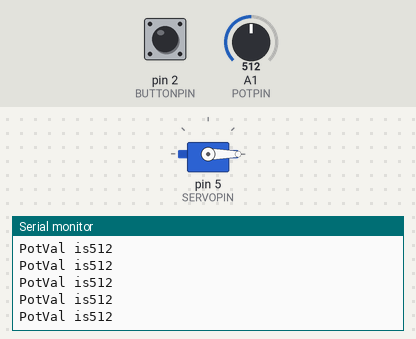
A sketch run on a simulated Arduino Uno, built with avr-gcc and run on an emulated ATmega328P. Shown: servo, the last lines printed to the serial monitor. The inputs (shaded band) are chosen by the test bench; at power-on: A1 (POTPIN) = 512, pin 2 (BUTTONPIN) LOW.

Above: at 1.2 s.
1.3 s: A1 (POTPIN) set to 110
At 2.4 s:
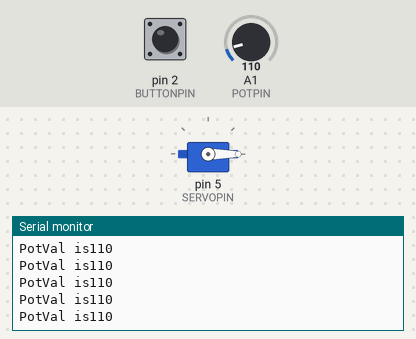
4.3 s: A1 (POTPIN) set to 93
At 4.9 s:
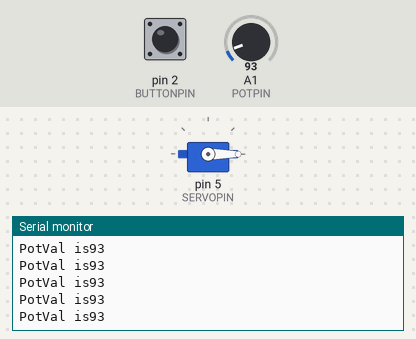
Timing chart, 0 to 7.3 s (numbered marks = the images above; inputs shaded):
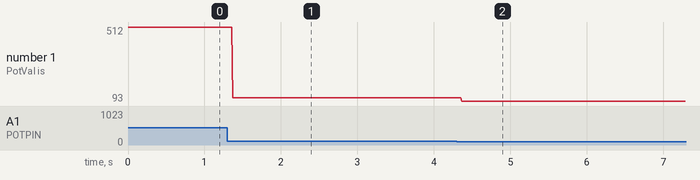

Measured:
- after the input at 1.3 s, the serial monitor: prints a new line after 0.07 s (image 1)
- after the input at 4.3 s, the serial monitor: prints a new line after 0.07 s (image 2)
- plotted number 1: 512 → 110 after the input at 1.3 s, 110 → 93 after the input at 4.3 s

The sketch:

PotServo2.ino
```cpp
//ID 12345
#include <Servo.h>

Servo wiper;
const byte BUTTONPIN = 2;
const byte POTPIN = A1;
const byte SERVOPIN = 5;
const int COMBINATION = 200;

void setup() {
  pinMode(BUTTONPIN, INPUT);
  pinMode(POTPIN, INPUT);
  wiper.attach(SERVOPIN);
  wiper.write(0);

  Serial.begin(9600);
}

void loop() {
  int PotVal = analogRead(POTPIN);
  Serial.print("PotVal is");
  Serial.println(PotVal);
  if(digitalRead(BUTTONPIN) == HIGH && PotVal == COMBINATION){
    wiper.write(180);
    delay(1000);
  }
}
```
